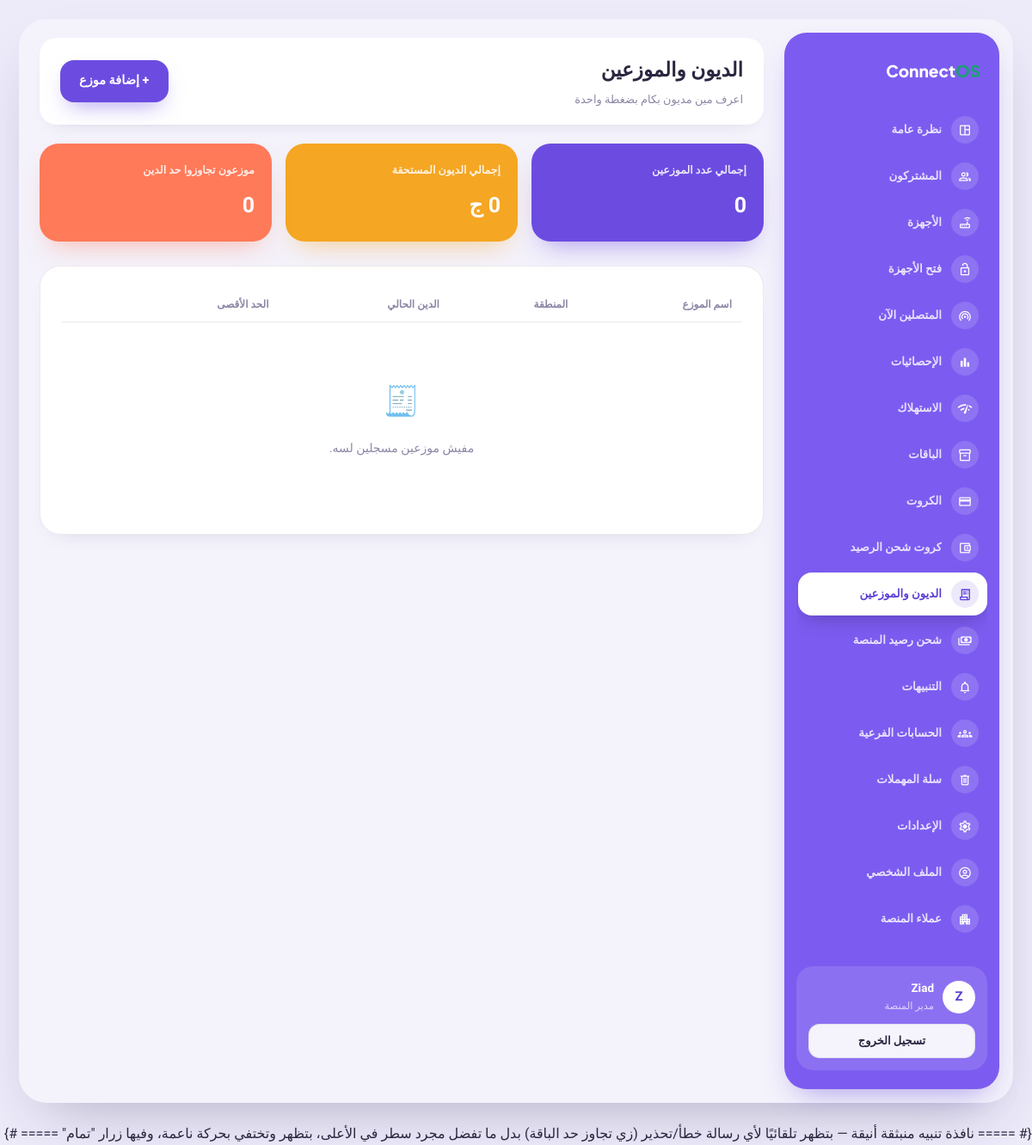
Screenshot of /debts/ (signed in) with the database file from the repository.
### core/models.py (models this page shows, shortened)
class User(AbstractUser):
    ROLE_CHOICES = [
        ("owner", "مالك الشركة"),
        ("admin", "مدير"),
        ("support", "دعم فني"),
        ("platform_admin", "مدير المنصة"),
    ]
    company = models.ForeignKey(
        Company, on_delete=models.CASCADE, related_name="users",
        verbose_name="الشركة", null=True, blank=True,
    )
    role = models.CharField("الصلاحية", max_length=20, choices=ROLE_CHOICES, default="owner")
    phone = models.CharField("رقم الهاتف", max_length=20, blank=True)
    last_login_ip = models.GenericIPAddressField("آخر IP دخول", null=True, blank=True)
    class Meta:
        verbose_name = "مستخدم"
        verbose_name_plural = "المستخدمون"

### debts/views.py (the view)
# urls.py: path("", views.reseller_list, name="reseller_list"),
@login_required
def reseller_list(request):
    resellers = Reseller.objects.filter(company=request.user.company)
    total_debt = sum(r.current_debt for r in resellers)
    over_limit_count = sum(1 for r in resellers if r.is_over_limit)
    return render(request, "debts/reseller_list.html", {
        "resellers": resellers,
        "total_debt": total_debt,
        "over_limit_count": over_limit_count,
    })

### core/context_processors.py (called while the page is built, shortened)
def company_status(request):
    user = getattr(request, "user", None)
    if not user or not getattr(user, "is_authenticated", False):
        return {}
    if not getattr(user, "company_id", None) or user.role == "platform_admin":
        return {}

### core/models.py (called while the page is built)
    def get_queryset(self):
        return SoftDeleteQuerySet(self.model, using=self._db).filter(is_deleted=False)

### debts/templates/debts/reseller_list.html (shortened to what this page needs)
{% extends "base.html" %}
{% block page_title %}الديون والموزعين{% endblock %}
{% block page_crumb %}اعرف مين مديون بكام بضغطة واحدة{% endblock %}
{% block page_action %}<a href="{% url 'debts:reseller_create' %}" class="btn btn-primary">+ إضافة موزع</a>{% endblock %}
{% block content %}
<div class="kpi-grid" style="grid-template-columns:repeat(3,1fr);">
  <div class="kpi">
    <div class="k-lbl">إجمالي عدد الموزعين</div>
    <div class="k-val">{{ resellers|length }}</div>
  </div>
  <div class="kpi">
    <div class="k-lbl">إجمالي الديون المستحقة</div>
    <div class="k-val gold">{{ total_debt }} ج</div>
  </div>
  <div class="kpi">
    <div class="k-lbl">موزعون تجاوزوا حد الدين</div>
    <div class="k-val {% if over_limit_count > 0 %}danger{% endif %}">{{ over_limit_count }}</div>
  </div>
</div>
<div class="panel">
  <table>
    <thead>
      <tr><th>اسم الموزع</th><th>المنطقة</th><th>الدين الحالي</th><th>الحد الأقصى</th><th></th></tr>
    </thead>
    <tbody>
      {% for r in resellers %}
      <tr>
        <td><a href="{% url 'debts:reseller_detail' r.pk %}" style="color:var(--teal-light);">{{ r.name }}</a></td>
        <td>{{ r.location|default:"—" }}</td>
        <td class="mono">
          {% if r.is_over_limit %}<span class="badge badge-red">{{ r.current_debt }} ج</span>
          {% elif r.current_debt > 0 %}<span class="badge badge-gold">{{ r.current_debt }} ج</span>
          {% else %}<span class="badge badge-green">0 ج</span>{% endif %}
        </td>
        <td class="mono">{% if r.debt_limit > 0 %}{{ r.debt_limit }} ج{% else %}بلا حد{% endif %}</td>
        <td>
          <a href="{% url 'debts:deliver_cards' r.pk %}" class="btn btn-ghost btn-sm">تسليم كروت</a>
          <a href="{% url 'debts:record_payment' r.pk %}" class="btn btn-primary btn-sm">تسجيل سداد</a>
        </td>
      </tr>
      {% empty %}
      <tr><td colspan="5"><div class="empty"><div class="e-icon">🧾</div>مفيش موزعين مسجلين لسه.</div></td></tr>
      {% endfor %}
    </tbody>
  </table>
</div>
{% endblock %}

### templates/base.html (shortened to what this page needs)
{% load static %}
<!DOCTYPE html>
<html lang="ar" dir="rtl">
<head>
<link rel="stylesheet" href="{% static 'css/style.css' %}">
</head>
<body>
<div class="page-wrap">
<div class="shell">
  <aside class="sidebar no-print">
    <div class="sb-logo">Connect<span>OS</span></div>
    <nav class="sb-nav">
      <a href="{% url 'dashboard:home' %}" class="sb-link "><span class="sb-ico"><span class="material-symbols-outlined"></span></span><span class="sb-txt">نظرة عامة</span></a>
      <a href="{% url 'subscribers:list' %}" class="sb-link {% if 'subscribers' in request.path %}active{% endif %}"><span class="sb-ico"><span class="material-symbols-outlined">group</span></span><span class="sb-txt">المشتركون</span></a>
      <a href="{% url 'nas_manager:list' %}" class="sb-link "><span class="sb-ico"><span class="material-symbols-outlined"></span></span><span class="sb-txt">الأجهزة</span></a>
      <a href="{% url 'nas_manager:device_unlock_list' %}" class="sb-link {% if 'unlock' in request.path %}active{% endif %}"><span class="sb-ico"><span class="material-symbols-outlined">lock_open</span></span><span class="sb-txt">فتح الأجهزة</span></a>
      <a href="{% url 'radius_core:online_now' %}" class="sb-link {% if 'radius' in request.path %}active{% endif %}"><span class="sb-ico"><span class="material-symbols-outlined">wifi_tethering</span></span><span class="sb-txt">المتصلين الآن</span></a>
      <a href="{% url 'dashboard:statistics' %}" class="sb-link "><span class="sb-ico"><span class="material-symbols-outlined"></span></span><span class="sb-txt">الإحصائيات</span></a>
      <a href="{% url 'dashboard:consumption' %}" class="sb-link "><span class="sb-ico"><span class="material-symbols-outlined"></span></span><span class="sb-txt">الاستهلاك</span></a>
      <a href="{% url 'plans:list' %}" class="sb-link {% if 'plans' in request.path %}active{% endif %}"><span class="sb-ico"><span class="material-symbols-outlined">inventory_2</span></span><span class="sb-txt">الباقات</span></a>
      <a href="{% url 'vouchers:batch_list' %}" class="sb-link "><span class="sb-ico"><span class="material-symbols-outlined"></span></span><span class="sb-txt">الكروت</span></a>
      <a href="{% url 'vouchers:topup_batch_list' %}" class="sb-link {% if 'topup' in request.path %}active{% endif %}"><span class="sb-ico"><span class="material-symbols-outlined">account_balance_wallet</span></span><span class="sb-txt">كروت شحن الرصيد</span></a>
      <a href="{% url 'debts:reseller_list' %}" class="sb-link {% if 'debts' in request.path %}active{% endif %}"><span class="sb-ico"><span class="material-symbols-outlined">receipt_long</span></span><span class="sb-txt">الديون والموزعين</span></a>
      <a href="{% url 'payments:checkout' %}" class="sb-link {% if 'payments' in request.path %}active{% endif %}"><span class="sb-ico"><span class="material-symbols-outlined">payments</span></span><span class="sb-txt">شحن رصيد المنصة</span></a>
      <a href="{% url 'notifications:settings' %}" class="sb-link {% if 'notifications' in request.path %}active{% endif %}"><span class="sb-ico"><span class="material-symbols-outlined">notifications</span></span><span class="sb-txt">التنبيهات</span></a>
      <a href="{% url 'dashboard:team' %}" class="sb-link {% if 'team' in request.path %}active{% endif %}"><span class="sb-ico"><span class="material-symbols-outlined">groups</span></span><span class="sb-txt">الحسابات الفرعية</span></a>
      <a href="{% url 'dashboard:trash' %}" class="sb-link {% if 'trash' in request.path %}active{% endif %}"><span class="sb-ico"><span class="material-symbols-outlined">delete</span></span><span class="sb-txt">سلة المهملات</span></a>
      <a href="{% url 'dashboard:settings' %}" class="sb-link "><span class="sb-ico"><span class="material-symbols-outlined"></span></span><span class="sb-txt">الإعدادات</span></a>
      <a href="{% url 'dashboard:profile' %}" class="sb-link "><span class="sb-ico"><span class="material-symbols-outlined"></span></span><span class="sb-txt">الملف الشخصي</span></a>
      {% if request.user.role == 'platform_admin' %}
      <a href="{% url 'dashboard:platform_overview' %}" class="sb-link {% if 'platform' in request.path %}active{% endif %}"><span class="sb-ico"><span class="material-symbols-outlined">apartment</span></span><span class="sb-txt">عملاء المنصة</span></a>
      {% endif %}
    </nav>
    <div class="sb-spacer"></div>
    <div class="sb-user">
      <div class="sb-user-row">
        <div class="u-avatar">{{ request.user.get_full_name|default:request.user.username|first|upper }}</div>
        <div class="u-info">
          <div class="u-name">{{ request.user.get_full_name|default:request.user.username }}</div>
          <div class="u-role">{{ request.user.get_role_display }}</div>
        </div>
      </div>
      <a href="{% url 'core:logout' %}" class="btn btn-ghost btn-sm btn-block">تسجيل الخروج</a>
    </div>
  </aside>
  <main class="main">
    <div class="topbar">
      <div>
        <h1>{% block page_title %}{% endblock %}</h1>
        <div class="crumb">{% block page_crumb %}{% endblock %}</div>
      </div>
      <div class="no-print">{% block page_action %}{% endblock %}</div>
    </div>
    {% block content %}{% endblock %}
  </main>
</div>
</div>
{# ===== نافذة تنبيه منبثقة أنيقة — بتظهر تلقائيًا لأي رسالة خطأ/تحذير (زي تجاوز حد الباقة)
      بدل ما تفضل مجرد سطر في الأعلى، بتظهر وتختفي بحركة ناعمة، وفيها زرار "تمام" ===== #}
</body>
</html>

### rows the page displays
User: user.get_full_name|first "Z", user.get_full_name "Ziad", user.role "مدير المنصة"

### other values shown
{{ resellers|length }} "0"
{{ total_debt }} "0"
{{ over_limit_count }} "0"
